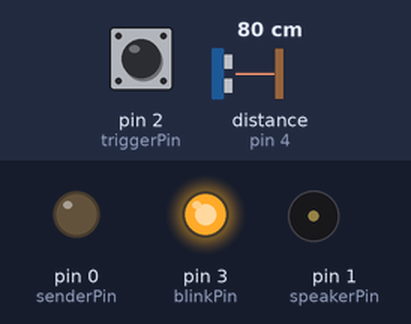
Recording of a sketch running on a simulated Arduino Uno, built with avr-gcc and run on an emulated ATmega328P. Parts: output pins drawn as LEDs (lit = HIGH), buzzer (waves = sounding). The test bench sets the inputs (shaded band); at power-on: pin 2 (triggerPin) HIGH, distance to the obstacle (sensor on pin 4) 80 cm. The echo pulse lasts 58.3 µs per cm.

Above: at 0.1 s.
At 2.7 s:
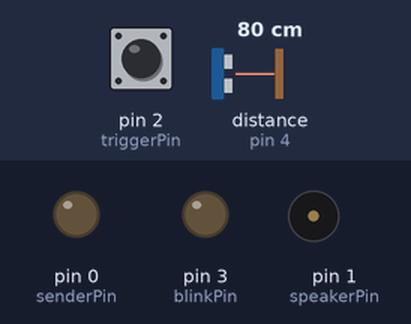
2.8 s: pin 2 (triggerPin) pulled LOW for 0.15 s
At 3.3 s:
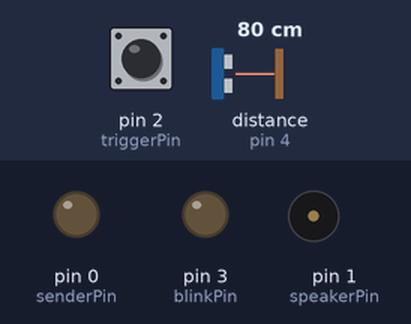
Timing chart, 0 to 5.8 s (numbered marks = the images above; inputs shaded):
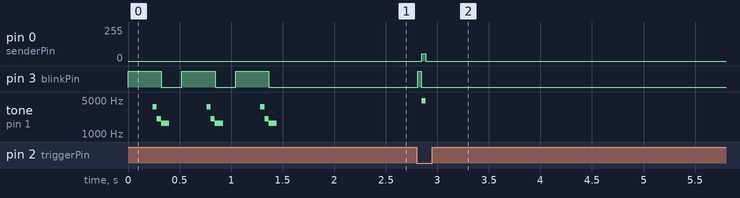

Measured:
- after the input at 2.8 s, pin 0 (senderPin): 0/255 → 54/255 after 0.05 s, → 0/255 0.04 s later; pin 3 (blinkPin): LOW → HIGH at once, → LOW 0.04 s later; tone on pin 1 (speakerPin): silent → 4825 Hz after 0.05 s, → silent 0.04 s later

The sketch:

tiny_laser_tag_1_0.ino
```cpp
/*
* This code will transmit a simple shot and light the LED when hit by the sensor
V4
  Should sense trigger, light blink, and send a pulse on the IR led.  Speaker is experimental
*/
/* Original Credits:
* Giving Credit where Credit Is Due
*
* Portions of this code were derived from code posted in the Arduino forums by Paul Malmsten.
* You can find the original thread here: http://www.arduino.cc/cgi-bin/yabb2/YaBB.pl?num=1176098434
*
* The Audio portion of the code was derived from the Melody tutorial on the Arduino wiki
* You can find the original tutorial here: http://arduino.cc/en/Tutorial/Melody
*/

#include <avr/interrupt.h>

int senderPin  = 0;    // Infrared LED
int speakerPin = 1;    // Buzzer
int triggerPin = 2;    // Trigger
int blinkPin   = 3;    // Visible LED
int sensorPin  = 4;    // IR Sensor

int trigger;             // This is used to hold the value of the trigger read;
boolean fired  = false;  // Boolean used to remember if the trigger has already been read.
int waitTime = 300;     // The amount of time to wait between pulses
int endBit     = 3000;   // This pulse sets the threshold for a transmission end bit

int startBit   = 2000;   // This pulse sets the threshold for a transmission start bit
int one        = 1000;   // This pulse sets the threshold for a transmission that represents a 1
int zero       = 400;    // This pulse sets the threshold for a transmission that represents a 0

int ret[2];              // Used to hold results from IR sensing.

int playerLine = 14;     // Any player ID >= this value is a referee, < this value is a player;
int myCode     = 1;      // This is your unique player code;
int myLevel    = 1;      // This is your starting level;
int maxShots   = 6;      // You can fire 6 safe shots;
int maxHits    = 6;      // After 6 hits you are dead;
int myShots   = maxShots;// You can fire 6 safe shots;
int myHits    = maxHits; // After 6 hits you are dead;

int maxLevel   = 9;      // You cannot be promoted past level 9;
int minLevel   = 0;      // You cannot be demoted past level 0

int refPromote = 0;      // The refCode for promotion;
int refDemote  = 1;      // The refCode for demotion;
int refReset   = 2;      // The refCode for ammo reset;
int refRevive  = 3;      // The refCode for revival;

int replySucc  = 14;     // the player code for Success;
int replyFail  = 15;     // the player code for Failed;

void setup() {
//Outputs
  pinMode(blinkPin, OUTPUT);
  digitalWrite(blinkPin, LOW);
  pinMode(speakerPin, OUTPUT);
  digitalWrite(speakerPin, LOW);
  pinMode(senderPin, OUTPUT);
  digitalWrite(senderPin, LOW);

//Inputs
  pinMode(sensorPin, INPUT_PULLUP);
  pinMode(triggerPin, INPUT_PULLUP);

//Ready
  for (int i = 0;i < 3;i++) {
    digitalWrite(blinkPin, HIGH);
    delay(200);
    playTone(100, 1);
    playTone(200, 1);
    playTone(300, 1);
    digitalWrite(blinkPin, LOW);
    delay(200);
  }
}
void loop() {
  senseFire();
  senseIR();
}

//Firing portion
void senseFire() {
  trigger = digitalRead(triggerPin);
  if (trigger == LOW && fired == false) {
    fired = true;
    fireShot(1,1);
  } else if (trigger == HIGH) {
    if (fired == true) {
      //Serial.println("Button Released");
    }
    // reset the fired variable
    fired = false;
  }
}

void fireShot(int player, int level) {
  int encoded[8];
  digitalWrite(blinkPin, HIGH);
  for (int i=0; i<4; i++) {
    encoded[i] = player>>i & B1;   //encode data as '1' or '0'
  }
  for (int i=4; i<8; i++) {
    encoded[i] = level>>i & B1;
  }
  // send startbit
  oscillationWrite(senderPin, startBit);
  // send separation bit
  digitalWrite(senderPin, HIGH);
  delayMicroseconds(waitTime);
  // send the whole string of data
  for (int i=7; i>=0; i--) {
    if (encoded[i] == 0) {
      oscillationWrite(senderPin, zero);
    } else {
      oscillationWrite(senderPin, one);
    }
    // send separation bit
    digitalWrite(senderPin, HIGH);
    delayMicroseconds(waitTime);
  }
  oscillationWrite(senderPin, endBit);
  playTone(100, 1);
  //delay(200);
  digitalWrite(blinkPin, LOW);
}

void oscillationWrite(int pin, int time) {
  for(int i = 0; i <= time/26; i++) {
    digitalWrite(pin, HIGH);
    delayMicroseconds(13);
    digitalWrite(pin, LOW);
    delayMicroseconds(13);
  }
}

//Sensing portion
void senseIR()
{
  int who[4];
  int what[4];
  //Wait for 50 micro seconds, then return if nothing found
  //50 micros seems too short
  if(pulseIn(sensorPin, LOW, startBit*10) <= startBit)
  {
    return;
  }
  digitalWrite(blinkPin, HIGH);
  int readTimeout = 10000;
  who[0]   = pulseIn(sensorPin, LOW, readTimeout);
  who[1]   = pulseIn(sensorPin, LOW, readTimeout);
  who[2]   = pulseIn(sensorPin, LOW, readTimeout);
  who[3]   = pulseIn(sensorPin, LOW, readTimeout);
  what[0]  = pulseIn(sensorPin, LOW, readTimeout);
  what[1]  = pulseIn(sensorPin, LOW, readTimeout);
  what[2]  = pulseIn(sensorPin, LOW, readTimeout);
  what[3]  = pulseIn(sensorPin, LOW, readTimeout);


  //Serial.println("---WHO---");
  for(int i=0;i<=3;i++) {
    //Serial.println(who[i]);
    if(who[i] > one) {
      who[i] = 1;
    } else if (who[i] > zero) {
      who[i] = 0;
    } else {
      // Since the data is neither zero or one, we have an error
      //Serial.println("unknown player");
      ret[0] = -1;
      digitalWrite(blinkPin, LOW);
      return;
    }
  }
  ret[0]=convert(who);
  for(int i=0;i<=3;i++) {
    if(what[i] > one) {
      what[i] = 1;
    } else if (what[i] > zero) {
      what[i] = 0;
    } else {
      ret[0] = -1;
      digitalWrite(blinkPin, LOW);
      return;
    }
  }
  ret[1]=convert(what);
  playTone(300, 10);
  digitalWrite(blinkPin, LOW);
  playTone(400, 10);
  return;
}

void playTone(int tone, int duration) {
//  for (long i = 0; i < duration * 1000L; i += tone * 2) {
  for (long i = 0; i < duration * 100L; i++) {
    digitalWrite(speakerPin, HIGH);
    delayMicroseconds(tone);
    digitalWrite(speakerPin, LOW);
    delayMicroseconds(tone);
  }
}

int convert(int bits[]) {
  int result = 0;
  int seed   = 1;
  for(int i=3;i>=0;i--) {
    if(bits[i] == 1) {
      result += seed;
    }
    seed = seed * 2;
  }
  return result;
}

void blink(int pin)
{
  for (int i = 0;i < 1;i++) {
    digitalWrite(pin, HIGH);
    delay(200);
    digitalWrite(pin, LOW);
    delay(200);
  }
}
```
